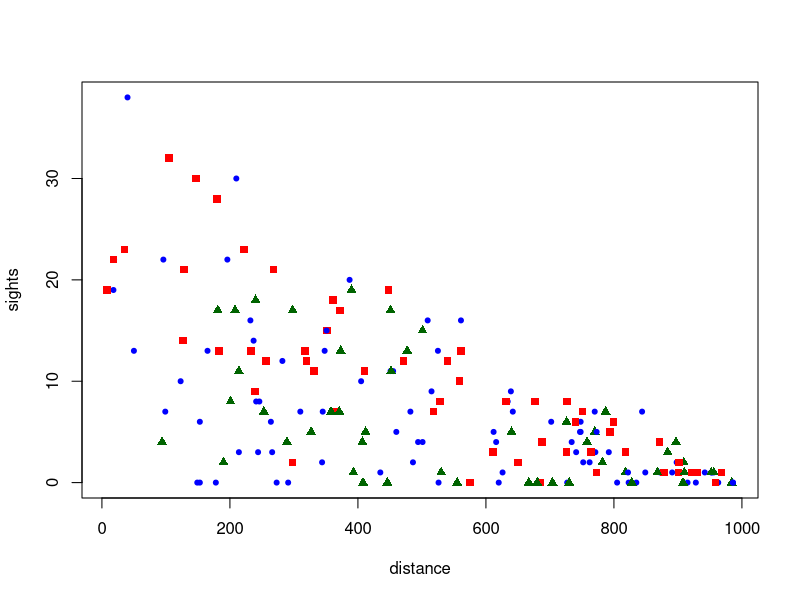
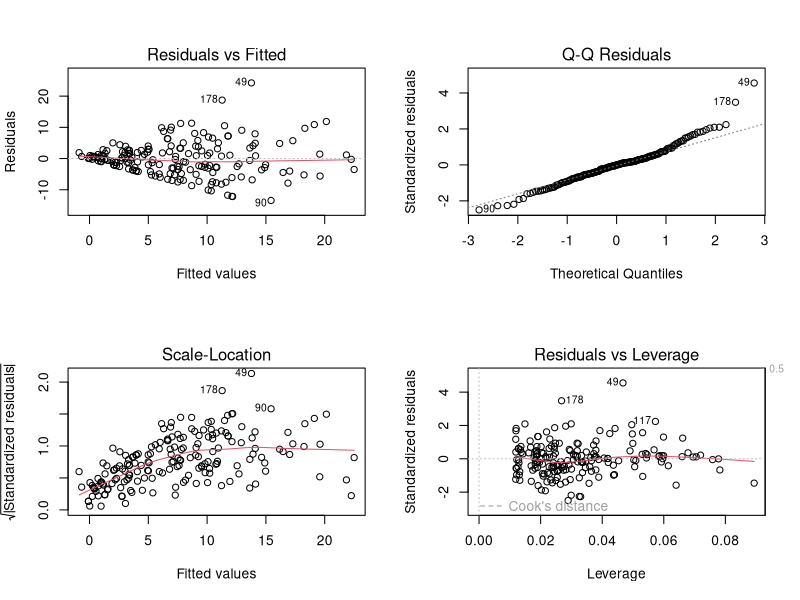

Reproduce these figures in R, in order.
#Dataset 3 - Britta
#Riverine rabbit (count data of droppings) dependent on
#distance to nearest river (metric)
#degradation (factor: "low", "medium", "high")

nattempts <- 187
distance <- round(runif(n=nattempts,min=5,max=1000),0)
temp <- runif(n=nattempts,min=0,max=1)
degradation <- as.factor(ifelse(temp<0.3,"low",
                            ifelse(temp<0.7,"medium","veryhigh")))


sights <- array(data=0,dim=nattempts)
for(i in 1:nattempts){
    if(degradation[i]=="low"){
      sights[i] <- round((1000-distance[i])/50 + rnorm(n=1,mean=0,sd=(1000-distance[i])/100),0)
    } else if (degradation[i]=="medium"){
      sights[i] <- round((1000-distance[i])/80 + rnorm(n=1,mean=0,sd=(1000-distance[i])/100),0)   
    }
    else {
      sights[i] <- round((1000-distance[i])/80 + rnorm(n=1,mean=0,sd=(1000-distance[i])/100),0)
    }
}
sights[sights<0] <- 0



mycol <- c("red","blue","darkgreen")
mypch <- c(15,20,17)
plot(x=distance,y=sights,col=mycol[degradation],pch=mypch[degradation])


test <- lm(sights~distance*degradation)
summary(test)
par(mfrow=c(2,2))
plot(test)
par(mfrow=c(1,1))

dataset3<-as.data.frame(cbind(distance,degradation,sights))
names(dataset3) <-c("distance","degradation","sights")
dataset3$degradation[dataset3$degradation==1] <- "low"
dataset3$degradation[dataset3$degradation==2] <- "medium"
dataset3$degradation[dataset3$degradation==3] <- "veryhigh"

write.table(dataset3,"dataset3.txt",quote=F,row.names = F)

rm(list = ls())
#-----------------------------------------------------------------------------
#START
#-----------------------------------------------------------------------------

#glm with poiss